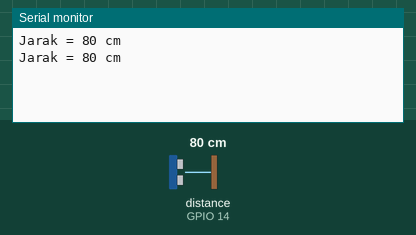
Bench run of a sketch on a simulated ESP8266 (NodeMCU). Parts: the last lines printed to the serial monitor. Wiring (inferred from the names in the program): ultrasonic range finder: trigger GPIO 12; echo GPIO 14. Inputs (shaded band) come from the test bench; at power-on: distance to the obstacle (sensor on GPIO 14) 80 cm. The echo pulse lasts 58.3 µs per cm; WiFi joins after 1.5 s; servers stay silent unless stated.

Above: at 3.0 s.
3.1 s: distance to the obstacle (sensor on GPIO 14) set to 2 cm
At 3.7 s:
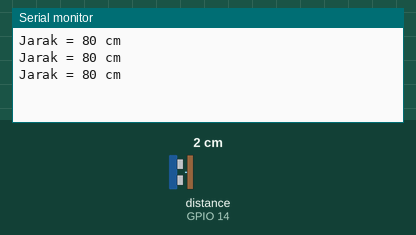
4.6 s: distance to the obstacle (sensor on GPIO 14) set to 4 cm
At 5.1 s:
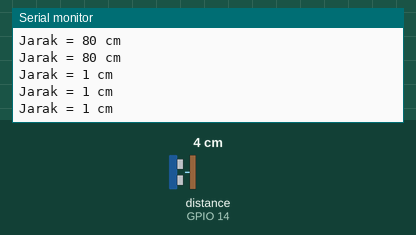
Timing chart, 0 to 7.6 s (numbered marks = the images above; inputs shaded):
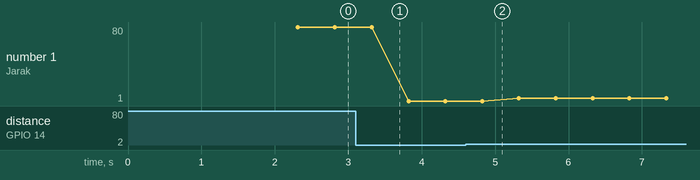

The sketch:

blynk_ultrasonic.ino
```cpp
#include <ESP8266WiFi.h>
#include <BlynkSimpleEsp8266.h>

#define BLYNK_PRINT Serial
#define Pin_Trigger 12
#define Pin_Echo 14

char auth[] = "Zq43HmHEdVo99ncaGFBZCOsgbSY6KMFY";
char ssid[] = "hehehe";
char pass[] = "12345679";

long durasi = 0;
long jarak = 0;
long timeStamp = 0;
long lastTimeStamp = 0;

WidgetLCD lcd(V1);

void setup()
{
  // Debug console
  Serial.begin(9600);
  pinMode(Pin_Trigger, OUTPUT);
  pinMode(Pin_Echo, INPUT);
  Blynk.begin(auth, ssid, pass);

  lcd.clear();
  lcd.print(0, 0, "jarak(cm)");
}

void loop()
{
//  Serial.println("jalan");
  digitalWrite(Pin_Trigger, LOW);
  delayMicroseconds(2);

  digitalWrite(Pin_Trigger, HIGH);
  delayMicroseconds(10);

  digitalWrite(Pin_Trigger, LOW);
  durasi = pulseIn(Pin_Echo, HIGH);
  jarak = (durasi/2) / 29.1;

    lcd.clear();
    lcd.print(0, 0, "jarak(cm)");
    lcd.print(7, 1, jarak);
  delay(500);
  Serial.print("Jarak = ");
  Serial.print(jarak);
  Serial.println(" cm ");

  if(jarak < 5 && jarak != 0){
    Blynk.notify("Jarak Terlalu Dekat");
   }
  Blynk.run();
}
```

Measured:
- plotted number 1: 80 → 1 after the input at 3.1 s, 1 → 4 after the input at 4.6 s
